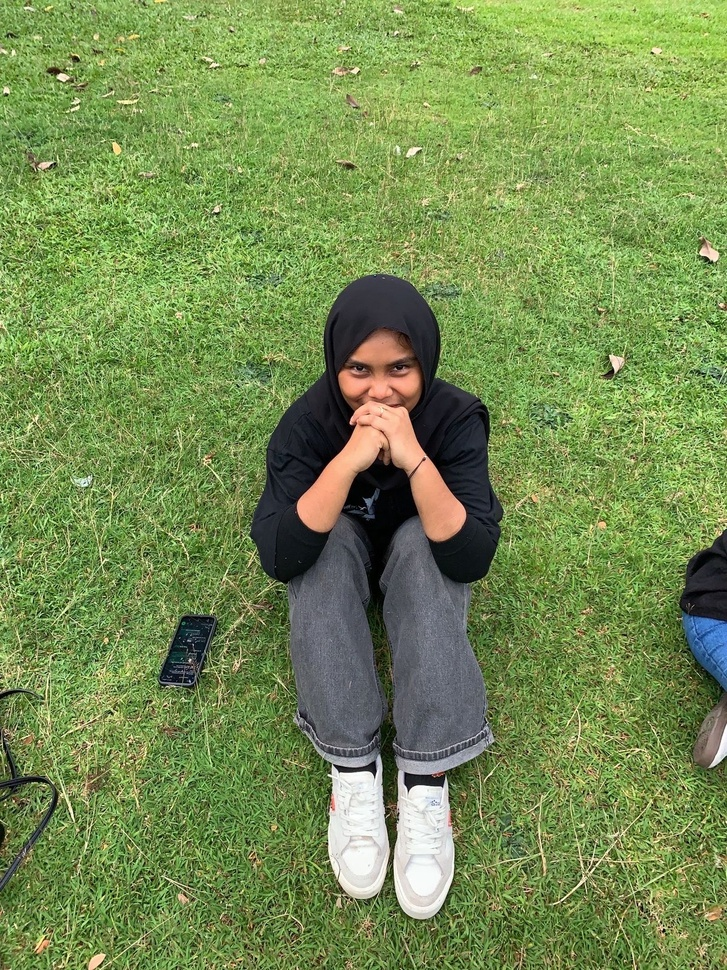
#> input picture PCD sesi 7/kp.jpg, 727 x 970 px, shrunk from 1200 x 1600 before the run
$ python rotation.py
#> lines starting #> are read from the running program, lines starting #| are printed output that depends on the picture
import cv2
import matplotlib.pyplot as plt

img = cv2.imread("kp.jpg")
#> img is the input picture: shape (970, 727, 3); mean B, G, R 81.7, 140.9, 118.2
img = cv2.cvtColor(img, cv2.COLOR_BGR2RGB)

tinggi, lebar = img.shape[:2]
#> tinggi = 970; lebar = 727

# Menentukan titik pusat
pusat = (lebar // 2, tinggi // 2)
#> pusat = (363, 485)

# Rotasi 180 derajat
M = cv2.getRotationMatrix2D(
    pusat, 180, 1.0
)

hasil = cv2.warpAffine(
    img, M, (lebar, tinggi)
)
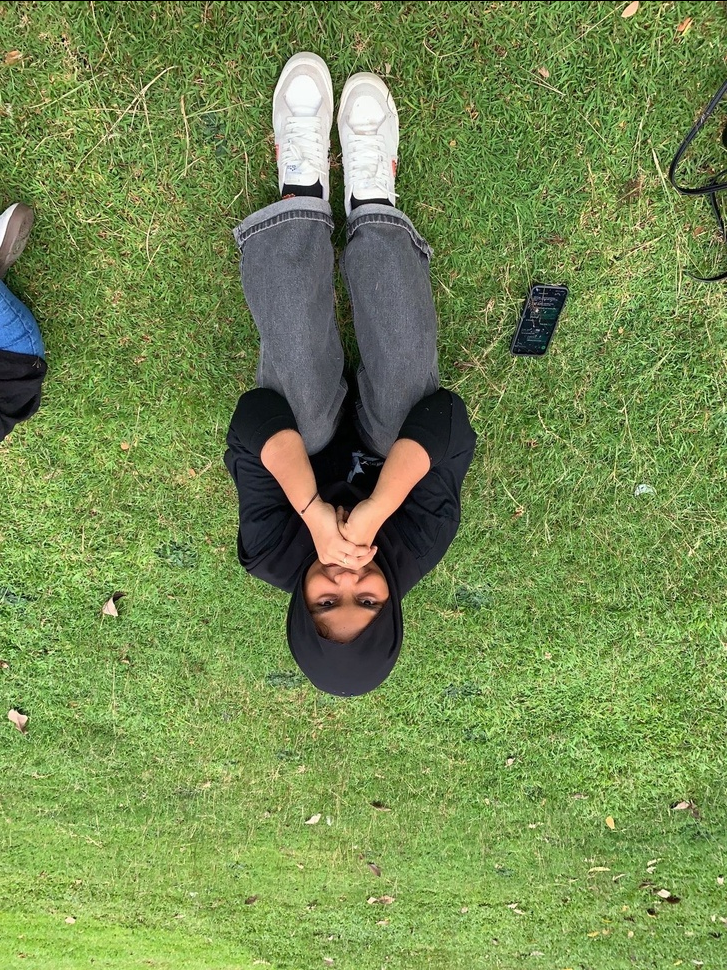
#> hasil: shape (970, 727, 3); mean R, G, B 118.1, 140.7, 81.6

plt.figure(figsize=(10, 5))

plt.subplot(1, 2, 1)
plt.imshow(img)
plt.title("Citra Asli")
plt.axis("off")

plt.subplot(1, 2, 2)
plt.imshow(hasil)
plt.title("Rotasi 180 Derajat")
plt.axis("off")

plt.show()
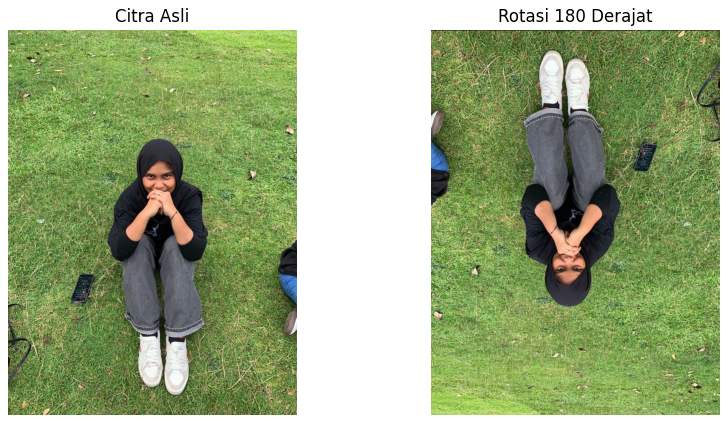
#> figure drawn by matplotlib, 2 panels
